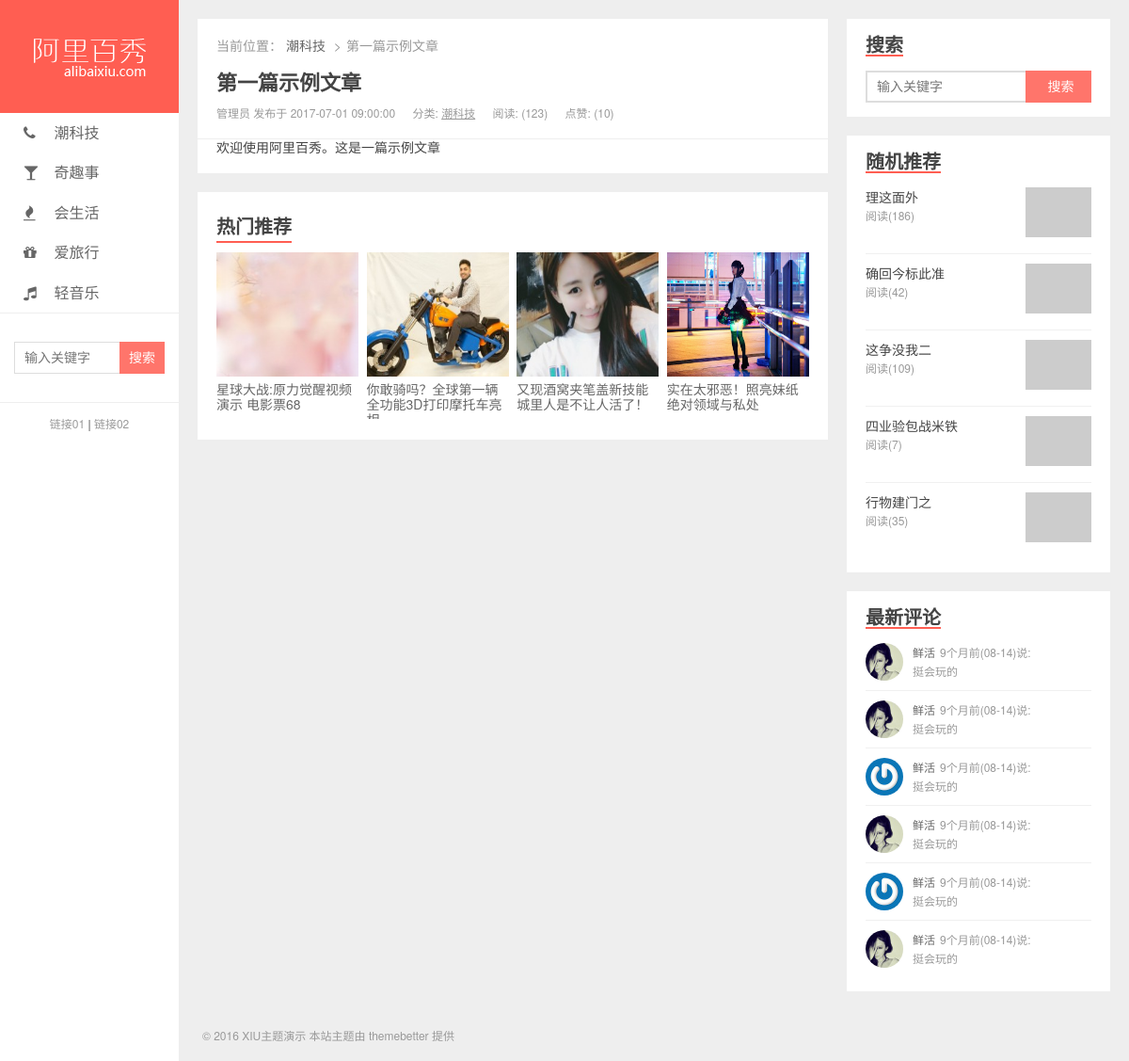
Screenshot of /detail.php?articleId=2 with the database file from the repository.
### tables this page shows
CREATE TABLE `categories` (
  `id` int(11) NOT NULL AUTO_INCREMENT,
  `slug` varchar(200) NOT NULL COMMENT '别名，后期项目里面用来搜索用的',
  `name` varchar(50) NOT NULL COMMENT '分类名称',
  `classname` varchar(50) NOT NULL COMMENT '导航图标',
  PRIMARY KEY (`id`)
);

CREATE TABLE `posts` (
  `id` int(11) NOT NULL AUTO_INCREMENT COMMENT '主键',
  `slug` varchar(200) NOT NULL COMMENT '别名',
  `title` varchar(200) NOT NULL COMMENT '标题',
  `feature` varchar(200) DEFAULT NULL COMMENT '特色图像',
  `created` datetime NOT NULL COMMENT '创建时间',
  `content` text COMMENT '内容',
  `views` int(11) NOT NULL DEFAULT '0' COMMENT '浏览数',
  `likes` int(11) NOT NULL DEFAULT '0' COMMENT '点赞数',
  `status` varchar(50) NOT NULL COMMENT '状态（drafted-草稿/published-已发布/trashed-已作废）',
  `user_id` int(11) NOT NULL COMMENT '用户 ID',
  `category_id` int(11) NOT NULL COMMENT '分类 ID',
  PRIMARY KEY (`id`)
);

CREATE TABLE `users` (
  `id` int(11) NOT NULL AUTO_INCREMENT COMMENT '主键',
  `slug` varchar(200) NOT NULL COMMENT '别名',
  `email` varchar(200) NOT NULL COMMENT '邮箱',
  `password` varchar(200) NOT NULL COMMENT '密码',
  `nickname` varchar(100) DEFAULT NULL COMMENT '昵称',
  `avatar` varchar(200) DEFAULT NULL COMMENT '头像',
  `bio` varchar(500) DEFAULT NULL COMMENT '简介',
  `status` varchar(50) NOT NULL COMMENT '状态（未激活（unactivated）/ 激活（activated）/ 禁止（forbidden）/ 回收站（trashed））',
  PRIMARY KEY (`id`)
);

### public/connect.php (called while the page is built, shortened)
<?php
    function query($conn,$sql) {
        $res = mysqli_query($conn,$sql);
        $arr = [];
        while($row = mysqli_fetch_assoc($res)) {
            $arr[] = $row;
        }
        return $arr;
    }
?>

### detail.php (the view, shortened to what this page needs)
<?php
    $articleId = $_GET['articleId'];
    include_once './public/connect.php';
    $conn = connect();
    $sql = "select p.id,p.title,p.created,p.content,p.views,p.likes,p.feature,c.name,u.nickname from posts p
            left join categories c on c.id = p.category_id
            left join users u on u.id = p.user_id
            where p.id = $articleId";
    $articleArr = query($conn, $sql);
    $articleData = $articleArr[0];
?>
<!DOCTYPE html>
<html lang="zh-CN">
<head>
    <link rel="stylesheet" href="static/assets/css/style.css">
    <link rel="stylesheet" href="static/assets/vendors/font-awesome/css/font-awesome.css">
</head>
<body>
<div class="wrapper">
    <?php include_once './public/_header.php' ?>
    <?php include_once './public/_aside.php' ?>
    <div class="content">
        <div class="article">
            <div class="breadcrumb">
                <dl>
                    <dt>当前位置：</dt>
                    <dd><a href="javascript:;"><?php echo $articleData['name'] ?></a></dd>
                    <dd><?php echo $articleData['title'] ?></dd>
                </dl>
            </div>
            <h2 class="title">
                <a href="javascript:;"><?php echo $articleData['title'] ?></a>
            </h2>
            <div class="meta">
                <span><?php echo $articleData['nickname'] ?> 发布于 <?php echo $articleData['created'] ?></span>
                <span>分类: <a href="javascript:;"><?php echo $articleData['name'] ?></a></span>
                <span>阅读: (<?php echo $articleData['views'] ?>)</span>
                <span>点赞: (<?php echo $articleData['likes'] ?>)</span>
            </div>
            <div><?php echo $articleData['content'] ?></div>
        </div>
        <div class="panel hots">
            <h3>热门推荐</h3>
            <ul>
                <li>
                    <a href="javascript:;">
                        <img src="static/uploads/hots_2.jpg" alt="">
                        <span>星球大战:原力觉醒视频演示 电影票68</span>
                    </a>
                </li>
                <li>
                    <a href="javascript:;">
                        <img src="static/uploads/hots_3.jpg" alt="">
                        <span>你敢骑吗？全球第一辆全功能3D打印摩托车亮相</span>
                    </a>
                </li>
                <li>
                    <a href="javascript:;">
                        <img src="static/uploads/hots_4.jpg" alt="">
                        <span>又现酒窝夹笔盖新技能 城里人是不让人活了！</span>
                    </a>
                </li>
                <li>
                    <a href="javascript:;">
                        <img src="static/uploads/hots_5.jpg" alt="">
                        <span>实在太邪恶！照亮妹纸绝对领域与私处</span>
                    </a>
                </li>
            </ul>
        </div>
    </div>
    <div class="footer">
        <p>© 2016 XIU主题演示 本站主题由 themebetter 提供</p>
    </div>
</div>
</body>
</html>

### public/_header.php
<?php
    include_once './public/connect.php';
    $conn = connect();
    $sql = "select * from categories";
    $header_arr = query($conn, $sql);
 ?>
<div class="header">
    <h1 class="logo"><a href="index.php"><img src="static/assets/img/logo.png" alt=""></a></h1>
    <ul class="nav">
        <?php foreach ($header_arr as $value) { ?>
            <li>
                <a href="./list.php?categoryId=<?php echo $value['id']; ?>">
                    <i class="fa <?= $value['classname'] ?>"></i>
                    <?= $value['name'] ?>
                </a>
            </li>
        <?php } ?>
    </ul>
    <div class="search">
        <form>
            <input type="text" class="keys" placeholder="输入关键字">
            <input type="submit" class="btn" value="搜索">
        </form>
    </div>
    <div class="slink">
        <a href="javascript:;">链接01</a> | <a href="javascript:;">链接02</a>
    </div>
</div>

### public/_aside.php
<?php
    include_once './public/connect.php';
    $conn = connect();
    $sql = "select id,title,feature,views from posts order by rand() limit 5";
    $aside_arr = query($conn, $sql);
 ?>
<div class="aside">
    <div class="widgets">
        <h4>搜索</h4>
        <div class="body search">
            <form>
                <input type="text" class="keys" placeholder="输入关键字">
                <input type="submit" class="btn" value="搜索">
            </form>
        </div>
    </div>
    <div class="widgets">
        <h4>随机推荐</h4>
        <ul class="body random">
        <?php foreach($aside_arr as $value) { ?>
            <li>
                <a href="javascript:void(0);">
                    <p class="title"><?= $value['title'] ?></p>
                    <p class="reading">阅读(<?= $value['views'] ?>)</p>
                    <div class="pic">
                        <img src="<?php echo $value['feature'] ?>" alt="">
                    </div>
                </a>
            </li>
        <?php } ?>
        </ul>
    </div>
    <div class="widgets">
        <h4>最新评论</h4>
        <ul class="body discuz">
            <li>
                <a href="javascript:;">
                    <div class="avatar">
                        <img src="static/uploads/avatar_1.jpg" alt="">
                    </div>
                    <div class="txt">
                        <p>
                            <span>鲜活</span>9个月前(08-14)说:
                        </p>
                        <p>挺会玩的</p>
                    </div>
                </a>
            </li>
            <li>
                <a href="javascript:;">
                    <div class="avatar">
                        <img src="static/uploads/avatar_1.jpg" alt="">
                    </div>
                    <div class="txt">
                        <p>
                            <span>鲜活</span>9个月前(08-14)说:
                        </p>
                        <p>挺会玩的</p>
                    </div>
                </a>
            </li>
            <li>
                <a href="javascript:;">
                    <div class="avatar">
                        <img src="static/uploads/avatar_2.jpg" alt="">
                    </div>
                    <div class="txt">
                        <p>
                            <span>鲜活</span>9个月前(08-14)说:
                        </p>
                        <p>挺会玩的</p>
                    </div>
                </a>
            </li>
            <li>
                <a href="javascript:;">
                    <div class="avatar">
                        <img src="static/uploads/avatar_1.jpg" alt="">
                    </div>
                    <div class="txt">
                        <p>
                            <span>鲜活</span>9个月前(08-14)说:
                        </p>
                        <p>挺会玩的</p>
                    </div>
                </a>
            </li>
            <li>
                <a href="javascript:;">
                    <div class="avatar">
                        <img src="static/uploads/avatar_2.jpg" alt="">
                    </div>
                    <div class="txt">
                        <p>
                            <span>鲜活</span>9个月前(08-14)说:
                        </p>
                        <p>挺会玩的</p>
                    </div>
                </a>
            </li>
            <li>
                <a href="javascript:;">
                    <div class="avatar">
                        <img src="static/uploads/avatar_1.jpg" alt="">
                    </div>
                    <div class="txt">
                        <p>
                            <span>鲜活</span>9个月前(08-14)说:
                        </p>
                        <p>挺会玩的</p>
                    </div>
                </a>
            </li>
        </ul>
    </div>
</div>

### rows the page displays
categories: name "潮科技"
categories: name "奇趣事"
categories: name "会生活"
categories: name "爱旅行"
categories: name "轻音乐"
posts: title "理这面外", views "186"
posts: title "确回今标此准", views "42"
posts: title "这争没我二", views "109"
posts: title "四业验包战米铁", views "7"
posts: title "行物建门之", views "35"
posts: category.name "潮科技", title "第一篇示例文章", user.nickname "管理员", created "2017-07-01 09:00:00", views "123", likes "10", content "欢迎使用阿里百秀。这是一篇示例文章"
